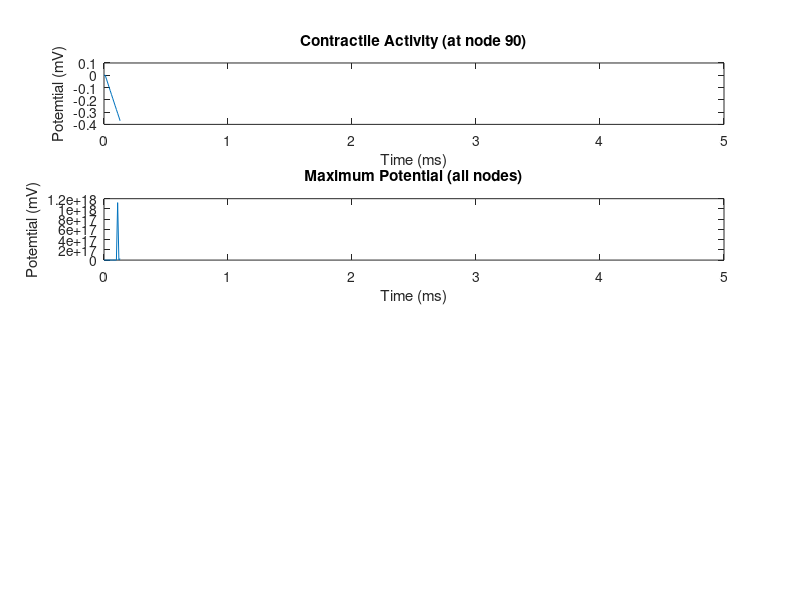
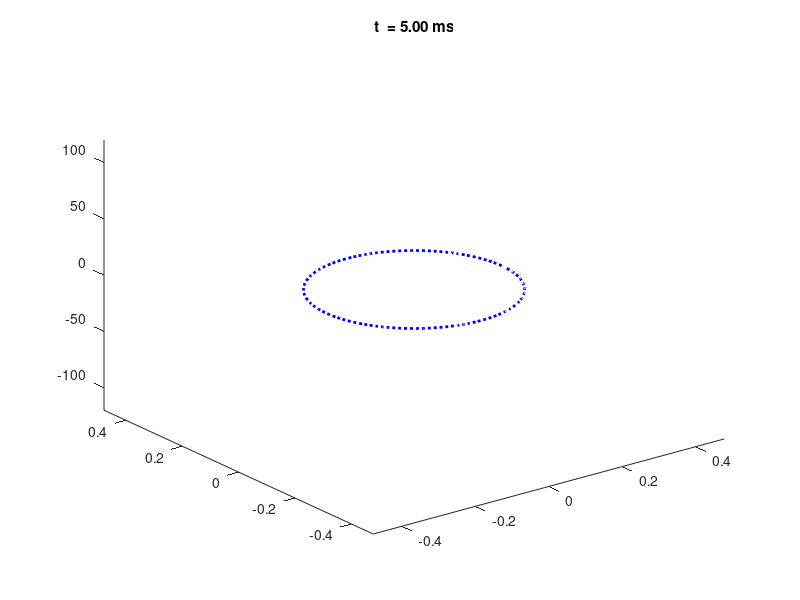

Reproduce these figures in MATLAB, in order.
%% BME 445 Lab Module 3
% This is a MATLAB Live Script (only available in advanced versions of MATLAB).  
%% Lab 5 Task 1 - study the overall code.  See insructions for details.
%% Set up Membrane Ring (George R. Mines Experiment)
% This part of the code sets up the membrane ring for a re-entry model.
%%
function BME445_final_project_single()
%num_x = 0.002*(1:30);
min_dx = 7;
max_dx = 30;
lag_pot = zeros(1,max_dx);
len_of_max = zeros(1,max_dx);
%for deltax = min_dx:max_dx
deltax = input('Input dx value (enter integer): ')
NumLocs = 100;                  % Number of locations
radius = 1.5/(2*pi);            % radius
d_theta = 2*pi./NumLocs;        % distance in radial coordinates
theta = d_theta*(0:NumLocs-1);
x=radius*cos(theta);            % Polar coordinates x
y=radius*sin(theta);            % Polar coordinates y
ground = zeros(1,NumLocs);      % Create the ring at rest potential
dx = deltax * 0.001

R_i = .5;
a = 0.002;

% Test out 3D plot of a ring
%plot3(x,y,ground,':b', 'LineWidth', 2);
%title('Membrane Potential around ring');

%% Set up Initial Variables and Input Options
% This is a simple interface using the input command to set up the 
%%
disp('BME 445 Final Project Tasks')
%{
mode_flag = input(...
    ['   Healthy mode         (press 1) ',...
    '\n   Unidirectional block (press 2) ',... 
    '\n   VFib model           (press 3) ', ...
    '\n   Cardiac Ablation sim    (press 4) ', ...
    '\n   Your choice: ',]);
%}
mode_flag = 1;
%'\n   _________________    (press 4) ]);
% Lab 6 task - Consider adding later
% Uncomment below for Lab #6 (Apr 3), and add to above options.
%'\n   VFib model           (press 3) ',... 
%'\n   _________________    (press 4) ',...

% Uncomment below for Lab #6 (Apr 3)
% add_defib = input('Add Defibrillator? \n  Yes (press 1), \n  No  (press 0): ');
add_defib = 0; %input('Add Defibrillator? \n  Yes (press 1), \n  No  (press 0): ');
dur_total = 5; %input('Total duration of simulation? (ms, deault 40) ');

dt = 0.01;
numsteps = dur_total/dt;
%% Set up regular stimulus currents for simulated heart beats
%%
% Create first Stimuli 
I_stim1 = 250;
tdur = 1;
tdelay = 0;
Nstim_pos1 = 75;

% Create second Stimuli
I_stim2 = 350;
tdur2 = 1;
tdelay2 = 20; %input('Time of 2nd stimuli: ');
Nstim_pos2 = 75; % input('Location of 2nd stimuli: ');

%% 
% Lab #6-7 - Debrillator code will be implemented in April.

%  This is the defibrillator variable.
I_defib = 350;
tdur3 = 1;
tdelay3 = dur_total;
%Nstim3=75;
%Nstim_pos3 = 100;

% Heart Stimulus after defibrillation that stabilizes the heart
I_stim4 = 350;
tdur4 = 1;
tdelay4 = 35;
Nstim4 = 1:100;

% Setting up the cable parameters.
v_m = ground;                      

C_m = 1; 
g_L_sup = 0.3; 
g_Na_sup = 120;  
g_K_sup = 36;  
e_K = -12.26;  
e_Na = 117.56;
%% Initialize m, n, h parameters.
%%
% Calculation of initial alpha and beta values.
m = alpha_m(v_m)./(alpha_m(v_m)+beta_m(v_m));
n = alpha_n(v_m)./(alpha_n(v_m)+beta_n(v_m));
h = alpha_h(v_m)./(alpha_h(v_m)+beta_h(v_m));
%% Initialize conductivity and current values.
%%
% Calculation of conductivity and current values

g_K = g_K_sup*n.^4;
g_Na = g_Na_sup*m.^3.*h;
g_L = g_L_sup*ones(1,NumLocs);

% Finding e_L
e_L = (ik(v_m,n,g_K,e_K) + ina(v_m,m,h,g_Na,e_Na))./g_L;

V = v_m; 
M = m;  N = n; H = h; G_k = g_K; G_na = g_Na;
I_na = ina(v_m,m,h,g_Na,e_Na);
I_k = ik(v_m,n,g_K,e_K);
I_l = il(v_m,g_L,e_L);

I_Na = I_na;
G_Na = I_na./(v_m-e_Na);

I_K = I_k;
G_K = G_k;

Iion = I_k + I_na + I_l;
I_S = ground;
%% Lab #5 Task 2. This part of the code sets up the Cable Equations. 
%%
% Matrix A will play a very important part of setting up 
% the cable equations for this Final Project.

% Setting up Matrix A:
b1 = 1; b2 = 2;
A = [-b2, b1, zeros(1,NumLocs-3), b1; b1, -b2, b1, zeros(1,NumLocs-3)];

for k = 3:NumLocs-1
    B = 0*linspace(1,NumLocs,NumLocs);
    B(k-1) = b1; B(k) = -b2; B(k+1) = b1;
    A = [A; B];
end

A = [A; [b1, [zeros(1,NumLocs-3)], b1,-b2]];
% Matrix A is set.

I_s = I_S;
coeff_A = a/(2*R_i*dx*dx)*ones(1,NumLocs);
%% Lab 5 Task 3 - Modification for Unidirectional Block (Disease Model)
%%
% unidirectional block (Disease)
if mode_flag == 2 || mode_flag == 3
    % In Lab #5, you are tasked to comment on the purpose of this modification.
    j = 10;
    A(j,j-1) = 0;
    A(j,j) = -1;
end
if mode_flag == 4
    sizeCA = 5;
    for i = 0:sizeCA
        j = 10;
        A(j+i,:) = 0;
    end
end
%% Implementing Forward Euler's Method
%%
%count = 1*dt;
%bool = 0;
pass = 0;
pass2 = 0;
node = 0;
time_until_0 = 0;
for k = 1:numsteps-1
% Solving for the present v_m
    v_0 = dt/C_m.*(coeff_A.*(A*v_m')' - Iion + I_s);
    v_m = v_m + v_0;
    V = [V; v_m];
    
% Runge-Kutta Algorithm for m, n, h
    m0 = rk_fcn('f_m',m,v_m,dt);
    n0 = rk_fcn('f_n',n,v_m,dt);
    h0 = rk_fcn('f_h',h,v_m,dt);
    
% Solving for next timestep for m, n, h.
    m = m + dt*m0;
    n = n + dt*n0;
    h = h + dt*h0;

    M = [M; m];
    N = [N; n];
    H = [H; h];

% solving for ion currents
    g_Na = g_Na_sup*m.^3.*h;
    I_na = g_Na.*(v_m-e_Na);
    I_Na = [I_Na; I_na];
%    G_Na = [G_Na; g_Na];

    g_K = g_K_sup*n.^4;
    I_k = g_K.*(v_m-e_K);
    I_K = [I_K; I_k];
%    G_K = [G_K; g_K];    

% Code for two stimuli
    
    if mode_flag == 1 || mode_flag == 2 ||  mode_flag == 3 || mode_flag ==4
    %  healthy (1)    or unidirectional block (2)
        I_s = 0*linspace(1,2,NumLocs);
        if k > tdelay/dt && k <= (tdelay+tdur)/dt
            I_s(Nstim_pos1) = I_stim1;
        %elseif k > tdelay2/dt && k <= (tdelay2+tdur2)/dt            
         %   I_s(Nstim_pos2) = I_stim2;
        end
        
        %%%%%%%%%%%%%%%%%%%%%%%%%%%%%%%%%%%%%
        % Lab 6 (April 3rd):  Your task is to 
        % develop a dedicated model for 
        % application of defibrillator here.
    if add_defib == 1
        for o = 1:99
            if (V(k,o)) >= 50 && (V(k,o+1)) < -8 %&& k > 300
                %count
                %count = count + .01;
                %spot = o;
                if pass == 0
                    node = o + 1
                    time = k*.01;
                    tdelay3 = time;
                    pass = 1;
                end    
            end
        end
    end
    if k > tdelay3/dt && k <= (tdelay3+tdur3)/dt
        I_s(node) = I_defib;
        pass = 1;
    elseif pass ==1 && (tdelay3+tdur3)/dt + 1
        pass = 0;
    end
    
        %%%%%%%%%%%%%%%%%%%%%%%%%%%%%%%%%%%%%
        
    end
        
    I_S = [I_S; I_s];
    Iion = I_k+I_na+I_l;
    waitbar(k/numsteps);
end
%% Simulating the ring model
%%

figure(445)
for j = 1:1
for k = 1:numsteps
    if mod(k,10) == 0
        P = plot3(x,y,V(k,:),x,y,ground,':b', 'LineWidth', 2);
        axis([-2*radius 2*radius -2*radius 2*radius -120 120]);
        title(sprintf('t  = %2.2f ms', k*dt));
        %pause(0.05)
        drawnow
    end
end
%V(500,:)
%size(V,2)
%size(V,1)
end
%This variable will be useful in obtaining extracellular potential measures

Time = linspace(0,dur_total-dt,numsteps); 
%% Obtaining measurements from a probe
% For Lab #7 (April 10-17), you will program an 'ECG Probe' to detect the measurements 
% during this AP propagation from a point source.  
%%
%%%%%%%%%%%%%%%%%%%%%%%%%%%%%%%%%%%%%

probe = [0,0,1];
j = 10;
nodes = (1:100);
for k = 1:numsteps
for i = 1:100
    Theta = 2*pi * i / 100; % position of 1 node in respect to 0
    X = radius * cos(Theta) ;
    Y = radius * sin(Theta);
    Z(k,i) = V(k,i) / 100; 
    distance(k,i) = ( (X - 0)^2 + (Y - 0)^2 + (Z(k,i) - 1)^2 )^ (1/2);
    flux_e(k,i) = distance(k,i)/ (0.01 + distance(k,i)) * (V(k,i)); 
    flux_i(k,i) = .01/ (0.01 + distance(k,i)) * (V(k,i)); 
    
end
%maxflux(k) = max(flux(k,:))
waitbar(k/numsteps)
end
ex_pot = flux_e - flux_i;
%sumflux = ( sum(flux') *100 );
maxpot = max(V');
pot_count = 0;
for i = 1:numsteps
    if maxpot(i) > 100
        pot_count = pot_count + 1;
    end
end
disp(pot_count * 0.01)
len_of_max(deltax) = pot_count * 0.01
maxcur_na = max(I_Na');
maxcur_k  = max(I_K');
timelength(deltax) = 0;
for i = 1:numsteps
    if maxpot(i) > 100
        timelength(deltax) = timelength(deltax) + 0.01;
    end
end
timelength(deltax)
[peak, peak_t] = max(ex_pot(:,90));
peak_t * 0.01
lag_pot(deltax) = peak_t * 0.01


figure(1)
subplot(4,1,1)
plot(Time,ex_pot(:,90))
title('Contractile Activity (at node 90)');...
    xlabel('Time (ms)');...
    ylabel('Potemtial (mV)');


subplot(4,1,2)
plot(Time,maxpot)
title('Maximum Potential (all nodes)');...
    xlabel('Time (ms)');...
    ylabel('Potemtial (mV)');

subplot(4,1,3)
plot(Time,maxcur_na)
title('Maximum Sodium Current');...
    xlabel('Time (ms)');...
    ylabel('Current (uA)');

subplot(4,1,4)
plot(Time,maxcur_k)
title('Maximum Potassium Current');...
    xlabel('Time (ms)');...
    ylabel('Current (uA)');
%figure('NumberTitle','off','Name','Membrane Potential at given node')
%plot(Time,(V(:,90)))



% Lab 7 (April 10th):  Your task is to 
% develop a point source to detect the 
% AP during this threshold stimuli.
%%%%%%%%%%%%%%%%%%%%%%%%%%%%%%%%%%%%%
%waitbar(deltax/30)
%figure('NumberTitle','off','Name','dx change')
%plot(num_x, timelength)
end
%{
figure(2)
subplot(2,1,1)
plot(min_dx:max_dx,len_of_max(min_dx:max_dx))
title('Time duration of Propogation');...
    xlabel('delta x value (*10^-4)');...
    ylabel('time (ms)');

subplot(2,1,2)
plot((min_dx:max_dx),lag_pot(min_dx:max_dx))
title('Membrane Potential Lag behind Stimulus Current');...
    xlabel('delta x value (*10^-4)');...
    ylabel('time (ms)');
%}
%end

%% 
% Runge kutta function
%%
function x0 = rk_fcn(fcn_str,x,v_m,dt)
    % m0 = rk_fcn('fcn_m',m,v_m,dt);
    x1 = eval(sprintf('%s(x,v_m);',fcn_str));
    x2 = eval(sprintf('%s(x+dt*x1/2,v_m);',fcn_str));
    x3 = eval(sprintf('%s(x+dt*x2/2,v_m);',fcn_str));
    x4 = eval(sprintf('%s(x+dt*x3,v_m);',fcn_str));
    x0 = (x1 + 2*x2 + 2*x3 + x4)/6;
end

% f_v.m
%%%%%%%%%%%%%%%%%%%%%%%%%%%%%%%%%%%%%%%%%%%%%%%%%%%%%%%%%%%%%%%%%%%
function vp = f_v(v,m,n,h,I_stim, e_L)
% This is the differential equation for the membrane potential in 
% terms of the four currents and specific membrane capacitance C_m.

% Setting values into variables
C_m = 1; g_Na = 120;  g_K = 36;  e_K = -12.26;  e_Na = 117.56;

% Differential equation
vp = -1./C_m*(ina(v,m,h,g_Na,e_Na) + ik(v,n,g_K,e_K) + ...
il(v,e_L)+ I_stim);
end
%%%%%%%%%%%%%%%%%%%%%%%%%%%%%%%%%%%%%%%%%%%%%%%%%%%%%%%%%%%%%%%%%%%

% alpha_m.m, alpha_h.m, alpha_n.m
%%%%%%%%%%%%%%%%%%%%%%%%%%%%%%%%%%%%%%%%%%%%%%%%%%%%%%%%%%%%%%%%%%%
function alpham = alpha_m(v_m)
% Alpha equation of m.

alpham = 0.1.*(25-v_m)./(exp((25-v_m)./10)-1);
end
%%%%%%%%%%%%%%%%%%%%%%%%%%%%%%%%%%%%%%%%%%%%%%%%%%%%%%%%%%%%%%%%%%%

%%%%%%%%%%%%%%%%%%%%%%%%%%%%%%%%%%%%%%%%%%%%%%%%%%%%%%%%%%%%%%%%%%%
function alphah = alpha_h(v_m)
% Alpha equation of h.

alphah = 0.07.*exp(-v_m./20);
end
%%%%%%%%%%%%%%%%%%%%%%%%%%%%%%%%%%%%%%%%%%%%%%%%%%%%%%%%%%%%%%%%%%%

%%%%%%%%%%%%%%%%%%%%%%%%%%%%%%%%%%%%%%%%%%%%%%%%%%%%%%%%%%%%%%%%%%%
function alphan = alpha_n(v_m)
% Alpha equation of n.

alphan = 0.01.*(10-v_m)./(exp((10-v_m)./10)-1);
end
%%%%%%%%%%%%%%%%%%%%%%%%%%%%%%%%%%%%%%%%%%%%%%%%%%%%%%%%%%%%%%%%%%%

 
% beta_m.m, beta_h.m, beta_n.m
%%%%%%%%%%%%%%%%%%%%%%%%%%%%%%%%%%%%%%%%%%%%%%%%%%%%%%%%%%%%%%%%%%%
function  betam = beta_m(v_m)
% Beta equation of m

betam = 4.0.*exp(-v_m./18.0);
end
%%%%%%%%%%%%%%%%%%%%%%%%%%%%%%%%%%%%%%%%%%%%%%%%%%%%%%%%%%%%%%%%%%%

%%%%%%%%%%%%%%%%%%%%%%%%%%%%%%%%%%%%%%%%%%%%%%%%%%%%%%%%%%%%%%%%%%%
function  betah = beta_h(v_m)
% Beta equation of h

betah = 1./(exp((30-v_m)./10)+1);
end
%%%%%%%%%%%%%%%%%%%%%%%%%%%%%%%%%%%%%%%%%%%%%%%%%%%%%%%%%%%%%%%%%%%

%%%%%%%%%%%%%%%%%%%%%%%%%%%%%%%%%%%%%%%%%%%%%%%%%%%%%%%%%%%%%%%%%%%
function  betan = beta_n(v_m)
% Beta equation of n

betan = 0.125.*exp(-v_m./80.0);
end
%%%%%%%%%%%%%%%%%%%%%%%%%%%%%%%%%%%%%%%%%%%%%%%%%%%%%%%%%%%%%%%%%%%

% f_m.m, f_h.m, f_n.m
%%%%%%%%%%%%%%%%%%%%%%%%%%%%%%%%%%%%%%%%%%%%%%%%%%%%%%%%%%%%%%%%%%%
function mp = f_m(m,v_m)
% Differential Equation of m

mp = alpha_m(v_m).*(1-m) - beta_m(v_m).*m;
end
%%%%%%%%%%%%%%%%%%%%%%%%%%%%%%%%%%%%%%%%%%%%%%%%%%%%%%%%%%%%%%%%%%%

%%%%%%%%%%%%%%%%%%%%%%%%%%%%%%%%%%%%%%%%%%%%%%%%%%%%%%%%%%%%%%%%%%%
function hp = f_h(h, v_m)
% Differential Equation of h

hp = alpha_h(v_m).*(1-h) - beta_h(v_m).*h;
end
%%%%%%%%%%%%%%%%%%%%%%%%%%%%%%%%%%%%%%%%%%%%%%%%%%%%%%%%%%%%%%%%%%%

%%%%%%%%%%%%%%%%%%%%%%%%%%%%%%%%%%%%%%%%%%%%%%%%%%%%%%%%%%%%%%%%%%%
function np = f_n(n, v_m)
% Differential Equation of n

np = alpha_n(v_m).*(1-n) - beta_n(v_m).*n;
end
%%%%%%%%%%%%%%%%%%%%%%%%%%%%%%%%%%%%%%%%%%%%%%%%%%%%%%%%%%%%%%%%%%%

%%%%%%%%%%%%%%%%%%%%%%%%%%%%%%%%%%%%%%%%%%%%%%%%%%%%%%%%%%%%%%%%%%%
function I_K = ik(v,n,g_K,e_K)

% g_K = 36;
% e_K = -12.26;
I_K = g_K.*n.^4.*(v-e_K);
end
%%%%%%%%%%%%%%%%%%%%%%%%%%%%%%%%%%%%%%%%%%%%%%%%%%%%%%%%%%%%%%%%%%%

%%%%%%%%%%%%%%%%%%%%%%%%%%%%%%%%%%%%%%%%%%%%%%%%%%%%%%%%%%%%%%%%%%%
function I_Na = ina(v,m,h,g_Na,e_Na)

% g_Na = 120;
% e_Na = 117.56;
I_Na = g_Na.*m.^3.*h.*(v-e_Na);
end
%%%%%%%%%%%%%%%%%%%%%%%%%%%%%%%%%%%%%%%%%%%%%%%%%%%%%%%%%%%%%%%%%%%

%%%%%%%%%%%%%%%%%%%%%%%%%%%%%%%%%%%%%%%%%%%%%%%%%%%%%%%%%%%%%%%%%%%
function I_L = il(v, g_L, e_L)

% g_L = 0.3;
I_L = g_L.*(v-e_L);
end
%%%%%%%%%%%%%%%%%%%%%%%%%%%%%%%%%%%%%%%%%%%%%%%%%%%%%%%%%%%%%%%%%%%